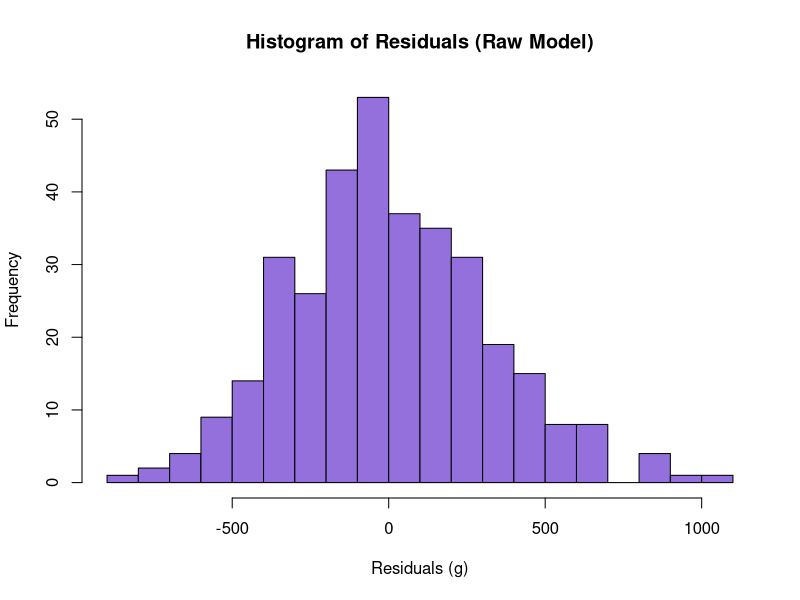

Here is the R script that generated this plot:
data <- read.csv("../penguins_cleaned.csv")

data$Is_Gentoo <- ifelse(data$Species == "Gentoo penguin (Pygoscelis papua)", 1, 0)
data$Is_Chinstrap <- ifelse(data$Species == "Chinstrap penguin (Pygoscelis antarctica)", 1, 0)

model_raw <- lm(Body_Mass ~ Flipper_Length
                + Culmen_Length
                + Culmen_Depth
                + Is_Gentoo
                + Is_Chinstrap, data=data)

res_raw <- resid(model_raw)

hist(res_raw,
     main = "Histogram of Residuals (Raw Model)",
     xlab = "Residuals (g)",
     ylab = "Frequency",
     col = "mediumpurple",
     breaks = 20)
